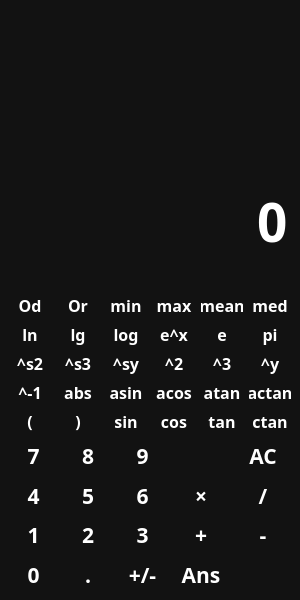
<?xml version="1.0" encoding="UTF-8"?>
<ui version="4.0">
 <class>MainWindow</class>
 <widget class="QMainWindow" name="MainWindow">
  <property name="geometry">
   <rect>
    <x>0</x>
    <y>0</y>
    <width>300</width>
    <height>600</height>
   </rect>
  </property>
  <property name="minimumSize">
   <size>
    <width>300</width>
    <height>600</height>
   </size>
  </property>
  <property name="cursor">
   <cursorShape>ArrowCursor</cursorShape>
  </property>
  <property name="windowTitle">
   <string>Engineering Calculator</string>
  </property>
  <property name="styleSheet">
   <string notr="true">QWidget {
	color: white;
	background-color: #121212;
	font-family: Zen Kaku Gothic New Light;
	font-size: 16pt;
	font-weight: 600;
}

QPushButton {
	background-color: transparent;
	border: none;
}

QPushButton:hover {
	background-color: #666;
}

QPushButton:pressed {
	background-color: #888;
}</string>
  </property>
  <widget class="QWidget" name="centralwidget">
   <layout class="QVBoxLayout" name="verticalLayout">
    <item>
     <widget class="QLabel" name="label_5">
      <property name="sizePolicy">
       <sizepolicy hsizetype="Preferred" vsizetype="Maximum">
        <horstretch>0</horstretch>
        <verstretch>0</verstretch>
       </sizepolicy>
      </property>
      <property name="styleSheet">
       <string notr="true">color: #888;</string>
      </property>
      <property name="text">
       <string/>
      </property>
      <property name="alignment">
       <set>Qt::AlignRight|Qt::AlignTrailing|Qt::AlignVCenter</set>
      </property>
     </widget>
    </item>
    <item>
     <widget class="QLabel" name="label_4">
      <property name="sizePolicy">
       <sizepolicy hsizetype="Preferred" vsizetype="Maximum">
        <horstretch>0</horstretch>
        <verstretch>0</verstretch>
       </sizepolicy>
      </property>
      <property name="styleSheet">
       <string notr="true">color: #888;</string>
      </property>
      <property name="text">
       <string/>
      </property>
      <property name="alignment">
       <set>Qt::AlignRight|Qt::AlignTrailing|Qt::AlignVCenter</set>
      </property>
     </widget>
    </item>
    <item>
     <widget class="QLabel" name="label_3">
      <property name="sizePolicy">
       <sizepolicy hsizetype="Preferred" vsizetype="Maximum">
        <horstretch>0</horstretch>
        <verstretch>0</verstretch>
       </sizepolicy>
      </property>
      <property name="styleSheet">
       <string notr="true">color: #888;</string>
      </property>
      <property name="text">
       <string/>
      </property>
      <property name="alignment">
       <set>Qt::AlignRight|Qt::AlignTrailing|Qt::AlignVCenter</set>
      </property>
     </widget>
    </item>
    <item>
     <widget class="QLabel" name="label_2">
      <property name="sizePolicy">
       <sizepolicy hsizetype="Preferred" vsizetype="Maximum">
        <horstretch>0</horstretch>
        <verstretch>0</verstretch>
       </sizepolicy>
      </property>
      <property name="styleSheet">
       <string notr="true">color: #888;</string>
      </property>
      <property name="text">
       <string/>
      </property>
      <property name="alignment">
       <set>Qt::AlignRight|Qt::AlignTrailing|Qt::AlignVCenter</set>
      </property>
     </widget>
    </item>
    <item>
     <widget class="QLabel" name="label_1">
      <property name="sizePolicy">
       <sizepolicy hsizetype="Preferred" vsizetype="Maximum">
        <horstretch>0</horstretch>
        <verstretch>0</verstretch>
       </sizepolicy>
      </property>
      <property name="styleSheet">
       <string notr="true">color: #888;</string>
      </property>
      <property name="text">
       <string/>
      </property>
      <property name="alignment">
       <set>Qt::AlignRight|Qt::AlignTrailing|Qt::AlignVCenter</set>
      </property>
     </widget>
    </item>
    <item>
     <widget class="QLineEdit" name="lineEdit">
      <property name="sizePolicy">
       <sizepolicy hsizetype="Expanding" vsizetype="Maximum">
        <horstretch>0</horstretch>
        <verstretch>0</verstretch>
       </sizepolicy>
      </property>
      <property name="styleSheet">
       <string notr="true">font-size: 40pt;
border: none;</string>
      </property>
      <property name="text">
       <string>0</string>
      </property>
      <property name="maxLength">
       <number>24</number>
      </property>
      <property name="alignment">
       <set>Qt::AlignRight|Qt::AlignTrailing|Qt::AlignVCenter</set>
      </property>
      <property name="readOnly">
       <bool>true</bool>
      </property>
     </widget>
    </item>
    <item>
     <layout class="QGridLayout" name="grid_options">
      <item row="1" column="1">
       <widget class="QPushButton" name="btn_circle_r">
        <property name="sizePolicy">
         <sizepolicy hsizetype="Minimum" vsizetype="Expanding">
          <horstretch>0</horstretch>
          <verstretch>0</verstretch>
         </sizepolicy>
        </property>
        <property name="cursor">
         <cursorShape>PointingHandCursor</cursorShape>
        </property>
        <property name="styleSheet">
         <string notr="true">font-size: 12pt;</string>
        </property>
        <property name="text">
         <string>Or</string>
        </property>
        <property name="iconSize">
         <size>
          <width>10</width>
          <height>10</height>
         </size>
        </property>
       </widget>
      </item>
      <item row="3" column="3">
       <widget class="QPushButton" name="btn_e2">
        <property name="sizePolicy">
         <sizepolicy hsizetype="Minimum" vsizetype="Expanding">
          <horstretch>0</horstretch>
          <verstretch>0</verstretch>
         </sizepolicy>
        </property>
        <property name="cursor">
         <cursorShape>PointingHandCursor</cursorShape>
        </property>
        <property name="styleSheet">
         <string notr="true">font-size: 12pt;</string>
        </property>
        <property name="text">
         <string>^2</string>
        </property>
        <property name="iconSize">
         <size>
          <width>10</width>
          <height>10</height>
         </size>
        </property>
       </widget>
      </item>
      <item row="3" column="1">
       <widget class="QPushButton" name="btn_es3">
        <property name="sizePolicy">
         <sizepolicy hsizetype="Minimum" vsizetype="Expanding">
          <horstretch>0</horstretch>
          <verstretch>0</verstretch>
         </sizepolicy>
        </property>
        <property name="cursor">
         <cursorShape>PointingHandCursor</cursorShape>
        </property>
        <property name="styleSheet">
         <string notr="true">font-size: 12pt;</string>
        </property>
        <property name="text">
         <string>^s3</string>
        </property>
        <property name="iconSize">
         <size>
          <width>10</width>
          <height>10</height>
         </size>
        </property>
       </widget>
      </item>
      <item row="2" column="0">
       <widget class="QPushButton" name="btn_ln">
        <property name="sizePolicy">
         <sizepolicy hsizetype="Minimum" vsizetype="Expanding">
          <horstretch>0</horstretch>
          <verstretch>0</verstretch>
         </sizepolicy>
        </property>
        <property name="cursor">
         <cursorShape>PointingHandCursor</cursorShape>
        </property>
        <property name="styleSheet">
         <string notr="true">font-size: 12pt;</string>
        </property>
        <property name="text">
         <string>ln</string>
        </property>
        <property name="iconSize">
         <size>
          <width>10</width>
          <height>10</height>
         </size>
        </property>
       </widget>
      </item>
      <item row="3" column="0">
       <widget class="QPushButton" name="btn_es2">
        <property name="sizePolicy">
         <sizepolicy hsizetype="Minimum" vsizetype="Expanding">
          <horstretch>0</horstretch>
          <verstretch>0</verstretch>
         </sizepolicy>
        </property>
        <property name="cursor">
         <cursorShape>PointingHandCursor</cursorShape>
        </property>
        <property name="styleSheet">
         <string notr="true">font-size: 12pt;</string>
        </property>
        <property name="text">
         <string>^s2</string>
        </property>
        <property name="iconSize">
         <size>
          <width>10</width>
          <height>10</height>
         </size>
        </property>
       </widget>
      </item>
      <item row="1" column="0">
       <widget class="QPushButton" name="btn_circle_d">
        <property name="sizePolicy">
         <sizepolicy hsizetype="Minimum" vsizetype="Expanding">
          <horstretch>0</horstretch>
          <verstretch>0</verstretch>
         </sizepolicy>
        </property>
        <property name="cursor">
         <cursorShape>PointingHandCursor</cursorShape>
        </property>
        <property name="styleSheet">
         <string notr="true">font-size: 12pt;</string>
        </property>
        <property name="text">
         <string>Od</string>
        </property>
        <property name="iconSize">
         <size>
          <width>10</width>
          <height>10</height>
         </size>
        </property>
       </widget>
      </item>
      <item row="1" column="4">
       <widget class="QPushButton" name="btn_mean">
        <property name="sizePolicy">
         <sizepolicy hsizetype="Minimum" vsizetype="Expanding">
          <horstretch>0</horstretch>
          <verstretch>0</verstretch>
         </sizepolicy>
        </property>
        <property name="cursor">
         <cursorShape>PointingHandCursor</cursorShape>
        </property>
        <property name="styleSheet">
         <string notr="true">font-size: 12pt;</string>
        </property>
        <property name="text">
         <string>mean</string>
        </property>
        <property name="iconSize">
         <size>
          <width>10</width>
          <height>10</height>
         </size>
        </property>
       </widget>
      </item>
      <item row="4" column="1">
       <widget class="QPushButton" name="btn_abs">
        <property name="sizePolicy">
         <sizepolicy hsizetype="Minimum" vsizetype="Expanding">
          <horstretch>0</horstretch>
          <verstretch>0</verstretch>
         </sizepolicy>
        </property>
        <property name="cursor">
         <cursorShape>PointingHandCursor</cursorShape>
        </property>
        <property name="styleSheet">
         <string notr="true">font-size: 12pt;</string>
        </property>
        <property name="text">
         <string>abs</string>
        </property>
        <property name="iconSize">
         <size>
          <width>10</width>
          <height>10</height>
         </size>
        </property>
       </widget>
      </item>
      <item row="1" column="5">
       <widget class="QPushButton" name="btn_median">
        <property name="sizePolicy">
         <sizepolicy hsizetype="Minimum" vsizetype="Expanding">
          <horstretch>0</horstretch>
          <verstretch>0</verstretch>
         </sizepolicy>
        </property>
        <property name="cursor">
         <cursorShape>PointingHandCursor</cursorShape>
        </property>
        <property name="styleSheet">
         <string notr="true">font-size: 12pt;</string>
        </property>
        <property name="text">
         <string>med</string>
        </property>
        <property name="iconSize">
         <size>
          <width>10</width>
          <height>10</height>
         </size>
        </property>
       </widget>
      </item>
      <item row="4" column="0">
       <widget class="QPushButton" name="btn_e1">
        <property name="sizePolicy">
         <sizepolicy hsizetype="Minimum" vsizetype="Expanding">
          <horstretch>0</horstretch>
          <verstretch>0</verstretch>
         </sizepolicy>
        </property>
        <property name="cursor">
         <cursorShape>PointingHandCursor</cursorShape>
        </property>
        <property name="styleSheet">
         <string notr="true">font-size: 12pt;</string>
        </property>
        <property name="text">
         <string>^-1</string>
        </property>
        <property name="iconSize">
         <size>
          <width>10</width>
          <height>10</height>
         </size>
        </property>
       </widget>
      </item>
      <item row="4" column="2">
       <widget class="QPushButton" name="btn_asin">
        <property name="sizePolicy">
         <sizepolicy hsizetype="Minimum" vsizetype="Expanding">
          <horstretch>0</horstretch>
          <verstretch>0</verstretch>
         </sizepolicy>
        </property>
        <property name="cursor">
         <cursorShape>PointingHandCursor</cursorShape>
        </property>
        <property name="styleSheet">
         <string notr="true">font-size: 12pt;</string>
        </property>
        <property name="text">
         <string>asin</string>
        </property>
        <property name="iconSize">
         <size>
          <width>10</width>
          <height>10</height>
         </size>
        </property>
       </widget>
      </item>
      <item row="4" column="4">
       <widget class="QPushButton" name="btn_atan">
        <property name="sizePolicy">
         <sizepolicy hsizetype="Minimum" vsizetype="Expanding">
          <horstretch>0</horstretch>
          <verstretch>0</verstretch>
         </sizepolicy>
        </property>
        <property name="cursor">
         <cursorShape>PointingHandCursor</cursorShape>
        </property>
        <property name="styleSheet">
         <string notr="true">font-size: 12pt;</string>
        </property>
        <property name="text">
         <string>atan</string>
        </property>
        <property name="iconSize">
         <size>
          <width>10</width>
          <height>10</height>
         </size>
        </property>
       </widget>
      </item>
      <item row="5" column="4">
       <widget class="QPushButton" name="btn_tan">
        <property name="sizePolicy">
         <sizepolicy hsizetype="Minimum" vsizetype="Expanding">
          <horstretch>0</horstretch>
          <verstretch>0</verstretch>
         </sizepolicy>
        </property>
        <property name="cursor">
         <cursorShape>PointingHandCursor</cursorShape>
        </property>
        <property name="styleSheet">
         <string notr="true">font-size: 12pt;</string>
        </property>
        <property name="text">
         <string>tan</string>
        </property>
        <property name="iconSize">
         <size>
          <width>10</width>
          <height>10</height>
         </size>
        </property>
       </widget>
      </item>
      <item row="4" column="3">
       <widget class="QPushButton" name="btn_acos">
        <property name="sizePolicy">
         <sizepolicy hsizetype="Minimum" vsizetype="Expanding">
          <horstretch>0</horstretch>
          <verstretch>0</verstretch>
         </sizepolicy>
        </property>
        <property name="cursor">
         <cursorShape>PointingHandCursor</cursorShape>
        </property>
        <property name="styleSheet">
         <string notr="true">font-size: 12pt;</string>
        </property>
        <property name="text">
         <string>acos</string>
        </property>
        <property name="iconSize">
         <size>
          <width>10</width>
          <height>10</height>
         </size>
        </property>
       </widget>
      </item>
      <item row="5" column="1">
       <widget class="QPushButton" name="btn_bracket_close">
        <property name="sizePolicy">
         <sizepolicy hsizetype="Minimum" vsizetype="Expanding">
          <horstretch>0</horstretch>
          <verstretch>0</verstretch>
         </sizepolicy>
        </property>
        <property name="cursor">
         <cursorShape>PointingHandCursor</cursorShape>
        </property>
        <property name="styleSheet">
         <string notr="true">font-size: 12pt;</string>
        </property>
        <property name="text">
         <string>)</string>
        </property>
        <property name="iconSize">
         <size>
          <width>10</width>
          <height>10</height>
         </size>
        </property>
        <property name="shortcut">
         <string>)</string>
        </property>
       </widget>
      </item>
      <item row="2" column="2">
       <widget class="QPushButton" name="btn_log">
        <property name="sizePolicy">
         <sizepolicy hsizetype="Minimum" vsizetype="Expanding">
          <horstretch>0</horstretch>
          <verstretch>0</verstretch>
         </sizepolicy>
        </property>
        <property name="cursor">
         <cursorShape>PointingHandCursor</cursorShape>
        </property>
        <property name="styleSheet">
         <string notr="true">font-size: 12pt;</string>
        </property>
        <property name="text">
         <string>log</string>
        </property>
        <property name="iconSize">
         <size>
          <width>10</width>
          <height>10</height>
         </size>
        </property>
       </widget>
      </item>
      <item row="1" column="2">
       <widget class="QPushButton" name="btn_min">
        <property name="sizePolicy">
         <sizepolicy hsizetype="Minimum" vsizetype="Expanding">
          <horstretch>0</horstretch>
          <verstretch>0</verstretch>
         </sizepolicy>
        </property>
        <property name="cursor">
         <cursorShape>PointingHandCursor</cursorShape>
        </property>
        <property name="styleSheet">
         <string notr="true">font-size: 12pt;</string>
        </property>
        <property name="text">
         <string>min</string>
        </property>
        <property name="iconSize">
         <size>
          <width>10</width>
          <height>10</height>
         </size>
        </property>
       </widget>
      </item>
      <item row="3" column="2">
       <widget class="QPushButton" name="btn_esy">
        <property name="sizePolicy">
         <sizepolicy hsizetype="Minimum" vsizetype="Expanding">
          <horstretch>0</horstretch>
          <verstretch>0</verstretch>
         </sizepolicy>
        </property>
        <property name="cursor">
         <cursorShape>PointingHandCursor</cursorShape>
        </property>
        <property name="styleSheet">
         <string notr="true">font-size: 12pt;</string>
        </property>
        <property name="text">
         <string>^sy</string>
        </property>
        <property name="iconSize">
         <size>
          <width>10</width>
          <height>10</height>
         </size>
        </property>
       </widget>
      </item>
      <item row="2" column="5">
       <widget class="QPushButton" name="btn_pi">
        <property name="sizePolicy">
         <sizepolicy hsizetype="Minimum" vsizetype="Expanding">
          <horstretch>0</horstretch>
          <verstretch>0</verstretch>
         </sizepolicy>
        </property>
        <property name="cursor">
         <cursorShape>PointingHandCursor</cursorShape>
        </property>
        <property name="styleSheet">
         <string notr="true">font-size: 12pt;</string>
        </property>
        <property name="text">
         <string>pi</string>
        </property>
        <property name="iconSize">
         <size>
          <width>10</width>
          <height>10</height>
         </size>
        </property>
       </widget>
      </item>
      <item row="2" column="1">
       <widget class="QPushButton" name="btn_lg">
        <property name="sizePolicy">
         <sizepolicy hsizetype="Minimum" vsizetype="Expanding">
          <horstretch>0</horstretch>
          <verstretch>0</verstretch>
         </sizepolicy>
        </property>
        <property name="cursor">
         <cursorShape>PointingHandCursor</cursorShape>
        </property>
        <property name="styleSheet">
         <string notr="true">font-size: 12pt;</string>
        </property>
        <property name="text">
         <string>lg</string>
        </property>
        <property name="iconSize">
         <size>
          <width>10</width>
          <height>10</height>
         </size>
        </property>
       </widget>
      </item>
      <item row="1" column="3">
       <widget class="QPushButton" name="btn_max">
        <property name="sizePolicy">
         <sizepolicy hsizetype="Minimum" vsizetype="Expanding">
          <horstretch>0</horstretch>
          <verstretch>0</verstretch>
         </sizepolicy>
        </property>
        <property name="cursor">
         <cursorShape>PointingHandCursor</cursorShape>
        </property>
        <property name="styleSheet">
         <string notr="true">font-size: 12pt;</string>
        </property>
        <property name="text">
         <string>max</string>
        </property>
        <property name="iconSize">
         <size>
          <width>10</width>
          <height>10</height>
         </size>
        </property>
       </widget>
      </item>
      <item row="5" column="3">
       <widget class="QPushButton" name="btn_cos">
        <property name="sizePolicy">
         <sizepolicy hsizetype="Minimum" vsizetype="Expanding">
          <horstretch>0</horstretch>
          <verstretch>0</verstretch>
         </sizepolicy>
        </property>
        <property name="cursor">
         <cursorShape>PointingHandCursor</cursorShape>
        </property>
        <property name="styleSheet">
         <string notr="true">font-size: 12pt;</string>
        </property>
        <property name="text">
         <string>cos</string>
        </property>
        <property name="iconSize">
         <size>
          <width>10</width>
          <height>10</height>
         </size>
        </property>
       </widget>
      </item>
      <item row="4" column="5">
       <widget class="QPushButton" name="btn_actan">
        <property name="sizePolicy">
         <sizepolicy hsizetype="Minimum" vsizetype="Expanding">
          <horstretch>0</horstretch>
          <verstretch>0</verstretch>
         </sizepolicy>
        </property>
        <property name="cursor">
         <cursorShape>PointingHandCursor</cursorShape>
        </property>
        <property name="styleSheet">
         <string notr="true">font-size: 12pt;</string>
        </property>
        <property name="text">
         <string>actan</string>
        </property>
        <property name="iconSize">
         <size>
          <width>10</width>
          <height>10</height>
         </size>
        </property>
       </widget>
      </item>
      <item row="2" column="3">
       <widget class="QPushButton" name="btn_exp_x">
        <property name="sizePolicy">
         <sizepolicy hsizetype="Minimum" vsizetype="Expanding">
          <horstretch>0</horstretch>
          <verstretch>0</verstretch>
         </sizepolicy>
        </property>
        <property name="cursor">
         <cursorShape>PointingHandCursor</cursorShape>
        </property>
        <property name="styleSheet">
         <string notr="true">font-size: 12pt;</string>
        </property>
        <property name="text">
         <string>e^x</string>
        </property>
        <property name="iconSize">
         <size>
          <width>10</width>
          <height>10</height>
         </size>
        </property>
       </widget>
      </item>
      <item row="3" column="4">
       <widget class="QPushButton" name="btn_e3">
        <property name="sizePolicy">
         <sizepolicy hsizetype="Minimum" vsizetype="Expanding">
          <horstretch>0</horstretch>
          <verstretch>0</verstretch>
         </sizepolicy>
        </property>
        <property name="cursor">
         <cursorShape>PointingHandCursor</cursorShape>
        </property>
        <property name="styleSheet">
         <string notr="true">font-size: 12pt;</string>
        </property>
        <property name="text">
         <string>^3</string>
        </property>
        <property name="iconSize">
         <size>
          <width>10</width>
          <height>10</height>
         </size>
        </property>
       </widget>
      </item>
      <item row="5" column="5">
       <widget class="QPushButton" name="btn_ctan">
        <property name="sizePolicy">
         <sizepolicy hsizetype="Minimum" vsizetype="Expanding">
          <horstretch>0</horstretch>
          <verstretch>0</verstretch>
         </sizepolicy>
        </property>
        <property name="cursor">
         <cursorShape>PointingHandCursor</cursorShape>
        </property>
        <property name="styleSheet">
         <string notr="true">font-size: 12pt;</string>
        </property>
        <property name="text">
         <string>ctan</string>
        </property>
        <property name="iconSize">
         <size>
          <width>10</width>
          <height>10</height>
         </size>
        </property>
       </widget>
      </item>
      <item row="5" column="2">
       <widget class="QPushButton" name="btn_sin">
        <property name="sizePolicy">
         <sizepolicy hsizetype="Minimum" vsizetype="Expanding">
          <horstretch>0</horstretch>
          <verstretch>0</verstretch>
         </sizepolicy>
        </property>
        <property name="cursor">
         <cursorShape>PointingHandCursor</cursorShape>
        </property>
        <property name="styleSheet">
         <string notr="true">font-size: 12pt;</string>
        </property>
        <property name="text">
         <string>sin</string>
        </property>
        <property name="iconSize">
         <size>
          <width>10</width>
          <height>10</height>
         </size>
        </property>
       </widget>
      </item>
      <item row="5" column="0">
       <widget class="QPushButton" name="btn_bracket_open">
        <property name="sizePolicy">
         <sizepolicy hsizetype="Minimum" vsizetype="Expanding">
          <horstretch>0</horstretch>
          <verstretch>0</verstretch>
         </sizepolicy>
        </property>
        <property name="cursor">
         <cursorShape>PointingHandCursor</cursorShape>
        </property>
        <property name="styleSheet">
         <string notr="true">font-size: 12pt;</string>
        </property>
        <property name="text">
         <string>(</string>
        </property>
        <property name="iconSize">
         <size>
          <width>10</width>
          <height>10</height>
         </size>
        </property>
        <property name="shortcut">
         <string>(</string>
        </property>
       </widget>
      </item>
      <item row="3" column="5">
       <widget class="QPushButton" name="btn_ey">
        <property name="sizePolicy">
         <sizepolicy hsizetype="Minimum" vsizetype="Expanding">
          <horstretch>0</horstretch>
          <verstretch>0</verstretch>
         </sizepolicy>
        </property>
        <property name="cursor">
         <cursorShape>PointingHandCursor</cursorShape>
        </property>
        <property name="styleSheet">
         <string notr="true">font-size: 12pt;</string>
        </property>
        <property name="text">
         <string>^y</string>
        </property>
        <property name="iconSize">
         <size>
          <width>10</width>
          <height>10</height>
         </size>
        </property>
       </widget>
      </item>
      <item row="2" column="4">
       <widget class="QPushButton" name="btn_exp">
        <property name="sizePolicy">
         <sizepolicy hsizetype="Minimum" vsizetype="Expanding">
          <horstretch>0</horstretch>
          <verstretch>0</verstretch>
         </sizepolicy>
        </property>
        <property name="cursor">
         <cursorShape>PointingHandCursor</cursorShape>
        </property>
        <property name="styleSheet">
         <string notr="true">font-size: 12pt;</string>
        </property>
        <property name="text">
         <string>e</string>
        </property>
        <property name="iconSize">
         <size>
          <width>10</width>
          <height>10</height>
         </size>
        </property>
       </widget>
      </item>
      <item row="0" column="0">
       <widget class="QPushButton" name="btn_loc_1">
        <property name="sizePolicy">
         <sizepolicy hsizetype="Minimum" vsizetype="Expanding">
          <horstretch>0</horstretch>
          <verstretch>0</verstretch>
         </sizepolicy>
        </property>
        <property name="styleSheet">
         <string notr="true">font-size: 12pt;</string>
        </property>
        <property name="text">
         <string/>
        </property>
       </widget>
      </item>
      <item row="0" column="1">
       <widget class="QPushButton" name="btn_loc_2">
        <property name="sizePolicy">
         <sizepolicy hsizetype="Minimum" vsizetype="Expanding">
          <horstretch>0</horstretch>
          <verstretch>0</verstretch>
         </sizepolicy>
        </property>
        <property name="styleSheet">
         <string notr="true">font-size: 12pt;</string>
        </property>
        <property name="text">
         <string/>
        </property>
       </widget>
      </item>
      <item row="0" column="2">
       <widget class="QPushButton" name="btn_loc_3">
        <property name="sizePolicy">
         <sizepolicy hsizetype="Minimum" vsizetype="Expanding">
          <horstretch>0</horstretch>
          <verstretch>0</verstretch>
         </sizepolicy>
        </property>
        <property name="styleSheet">
         <string notr="true">font-size: 12pt;</string>
        </property>
        <property name="text">
         <string/>
        </property>
       </widget>
      </item>
      <item row="0" column="3">
       <widget class="QPushButton" name="btn_loc_4">
        <property name="sizePolicy">
         <sizepolicy hsizetype="Minimum" vsizetype="Expanding">
          <horstretch>0</horstretch>
          <verstretch>0</verstretch>
         </sizepolicy>
        </property>
        <property name="styleSheet">
         <string notr="true">font-size: 12pt;</string>
        </property>
        <property name="text">
         <string/>
        </property>
       </widget>
      </item>
      <item row="0" column="4">
       <widget class="QPushButton" name="btn_loc_5">
        <property name="sizePolicy">
         <sizepolicy hsizetype="Minimum" vsizetype="Expanding">
          <horstretch>0</horstretch>
          <verstretch>0</verstretch>
         </sizepolicy>
        </property>
        <property name="styleSheet">
         <string notr="true">font-size: 12pt;</string>
        </property>
        <property name="text">
         <string/>
        </property>
       </widget>
      </item>
      <item row="0" column="5">
       <widget class="QPushButton" name="btn_loc_6">
        <property name="sizePolicy">
         <sizepolicy hsizetype="Minimum" vsizetype="Expanding">
          <horstretch>0</horstretch>
          <verstretch>0</verstretch>
         </sizepolicy>
        </property>
        <property name="styleSheet">
         <string notr="true">font-size: 12pt;</string>
        </property>
        <property name="text">
         <string/>
        </property>
       </widget>
      </item>
     </layout>
    </item>
    <item>
     <layout class="QGridLayout" name="grid_main">
      <item row="1" column="3">
       <widget class="QPushButton" name="btn_mul">
        <property name="sizePolicy">
         <sizepolicy hsizetype="Minimum" vsizetype="Expanding">
          <horstretch>0</horstretch>
          <verstretch>0</verstretch>
         </sizepolicy>
        </property>
        <property name="cursor">
         <cursorShape>PointingHandCursor</cursorShape>
        </property>
        <property name="text">
         <string>×</string>
        </property>
        <property name="shortcut">
         <string>*</string>
        </property>
       </widget>
      </item>
      <item row="0" column="3">
       <widget class="QPushButton" name="btn_backspace">
        <property name="sizePolicy">
         <sizepolicy hsizetype="Minimum" vsizetype="Expanding">
          <horstretch>0</horstretch>
          <verstretch>0</verstretch>
         </sizepolicy>
        </property>
        <property name="cursor">
         <cursorShape>PointingHandCursor</cursorShape>
        </property>
        <property name="text">
         <string/>
        </property>
        <property name="icon">
         <iconset resource="files.qrc">
          <normaloff>:/icons/files/sharp_backspace_white_36dp.png</normaloff>:/icons/files/sharp_backspace_white_36dp.png</iconset>
        </property>
        <property name="iconSize">
         <size>
          <width>24</width>
          <height>24</height>
         </size>
        </property>
        <property name="shortcut">
         <string>Backspace</string>
        </property>
       </widget>
      </item>
      <item row="2" column="1">
       <widget class="QPushButton" name="btn_2">
        <property name="sizePolicy">
         <sizepolicy hsizetype="Minimum" vsizetype="Expanding">
          <horstretch>0</horstretch>
          <verstretch>0</verstretch>
         </sizepolicy>
        </property>
        <property name="cursor">
         <cursorShape>PointingHandCursor</cursorShape>
        </property>
        <property name="text">
         <string>2</string>
        </property>
        <property name="shortcut">
         <string>2</string>
        </property>
       </widget>
      </item>
      <item row="3" column="0">
       <widget class="QPushButton" name="btn_0">
        <property name="sizePolicy">
         <sizepolicy hsizetype="Minimum" vsizetype="Expanding">
          <horstretch>0</horstretch>
          <verstretch>0</verstretch>
         </sizepolicy>
        </property>
        <property name="cursor">
         <cursorShape>PointingHandCursor</cursorShape>
        </property>
        <property name="text">
         <string>0</string>
        </property>
        <property name="shortcut">
         <string>0</string>
        </property>
       </widget>
      </item>
      <item row="2" column="0">
       <widget class="QPushButton" name="btn_1">
        <property name="sizePolicy">
         <sizepolicy hsizetype="Minimum" vsizetype="Expanding">
          <horstretch>0</horstretch>
          <verstretch>0</verstretch>
         </sizepolicy>
        </property>
        <property name="cursor">
         <cursorShape>PointingHandCursor</cursorShape>
        </property>
        <property name="text">
         <string>1</string>
        </property>
        <property name="shortcut">
         <string>1</string>
        </property>
       </widget>
      </item>
      <item row="2" column="4">
       <widget class="QPushButton" name="btn_sub">
        <property name="sizePolicy">
         <sizepolicy hsizetype="Minimum" vsizetype="Expanding">
          <horstretch>0</horstretch>
          <verstretch>0</verstretch>
         </sizepolicy>
        </property>
        <property name="cursor">
         <cursorShape>PointingHandCursor</cursorShape>
        </property>
        <property name="text">
         <string>-</string>
        </property>
        <property name="shortcut">
         <string>-</string>
        </property>
       </widget>
      </item>
      <item row="1" column="1">
       <widget class="QPushButton" name="btn_5">
        <property name="sizePolicy">
         <sizepolicy hsizetype="Minimum" vsizetype="Expanding">
          <horstretch>0</horstretch>
          <verstretch>0</verstretch>
         </sizepolicy>
        </property>
        <property name="cursor">
         <cursorShape>PointingHandCursor</cursorShape>
        </property>
        <property name="text">
         <string>5</string>
        </property>
        <property name="shortcut">
         <string>5</string>
        </property>
       </widget>
      </item>
      <item row="3" column="1">
       <widget class="QPushButton" name="btn_dot">
        <property name="sizePolicy">
         <sizepolicy hsizetype="Minimum" vsizetype="Expanding">
          <horstretch>0</horstretch>
          <verstretch>0</verstretch>
         </sizepolicy>
        </property>
        <property name="cursor">
         <cursorShape>PointingHandCursor</cursorShape>
        </property>
        <property name="text">
         <string>.</string>
        </property>
        <property name="shortcut">
         <string>.</string>
        </property>
       </widget>
      </item>
      <item row="0" column="0">
       <widget class="QPushButton" name="btn_7">
        <property name="sizePolicy">
         <sizepolicy hsizetype="Minimum" vsizetype="Expanding">
          <horstretch>0</horstretch>
          <verstretch>0</verstretch>
         </sizepolicy>
        </property>
        <property name="cursor">
         <cursorShape>PointingHandCursor</cursorShape>
        </property>
        <property name="text">
         <string>7</string>
        </property>
        <property name="shortcut">
         <string>7</string>
        </property>
       </widget>
      </item>
      <item row="1" column="2">
       <widget class="QPushButton" name="btn_6">
        <property name="sizePolicy">
         <sizepolicy hsizetype="Minimum" vsizetype="Expanding">
          <horstretch>0</horstretch>
          <verstretch>0</verstretch>
         </sizepolicy>
        </property>
        <property name="cursor">
         <cursorShape>PointingHandCursor</cursorShape>
        </property>
        <property name="styleSheet">
         <string notr="true"/>
        </property>
        <property name="text">
         <string>6</string>
        </property>
        <property name="shortcut">
         <string>6</string>
        </property>
       </widget>
      </item>
      <item row="1" column="4">
       <widget class="QPushButton" name="btn_div">
        <property name="sizePolicy">
         <sizepolicy hsizetype="Minimum" vsizetype="Expanding">
          <horstretch>0</horstretch>
          <verstretch>0</verstretch>
         </sizepolicy>
        </property>
        <property name="cursor">
         <cursorShape>PointingHandCursor</cursorShape>
        </property>
        <property name="text">
         <string>/</string>
        </property>
        <property name="iconSize">
         <size>
          <width>24</width>
          <height>24</height>
         </size>
        </property>
        <property name="shortcut">
         <string>/</string>
        </property>
       </widget>
      </item>
      <item row="0" column="4">
       <widget class="QPushButton" name="btn_C">
        <property name="sizePolicy">
         <sizepolicy hsizetype="Minimum" vsizetype="Expanding">
          <horstretch>0</horstretch>
          <verstretch>0</verstretch>
         </sizepolicy>
        </property>
        <property name="cursor">
         <cursorShape>PointingHandCursor</cursorShape>
        </property>
        <property name="text">
         <string>AC</string>
        </property>
        <property name="shortcut">
         <string>Del</string>
        </property>
       </widget>
      </item>
      <item row="2" column="3">
       <widget class="QPushButton" name="btn_add">
        <property name="sizePolicy">
         <sizepolicy hsizetype="Minimum" vsizetype="Expanding">
          <horstretch>0</horstretch>
          <verstretch>0</verstretch>
         </sizepolicy>
        </property>
        <property name="cursor">
         <cursorShape>PointingHandCursor</cursorShape>
        </property>
        <property name="text">
         <string>+</string>
        </property>
        <property name="shortcut">
         <string>+</string>
        </property>
       </widget>
      </item>
      <item row="2" column="2">
       <widget class="QPushButton" name="btn_3">
        <property name="sizePolicy">
         <sizepolicy hsizetype="Minimum" vsizetype="Expanding">
          <horstretch>0</horstretch>
          <verstretch>0</verstretch>
         </sizepolicy>
        </property>
        <property name="cursor">
         <cursorShape>PointingHandCursor</cursorShape>
        </property>
        <property name="text">
         <string>3</string>
        </property>
        <property name="shortcut">
         <string>3</string>
        </property>
       </widget>
      </item>
      <item row="3" column="3">
       <widget class="QPushButton" name="btn_answer">
        <property name="sizePolicy">
         <sizepolicy hsizetype="Minimum" vsizetype="Expanding">
          <horstretch>0</horstretch>
          <verstretch>0</verstretch>
         </sizepolicy>
        </property>
        <property name="text">
         <string>Ans</string>
        </property>
       </widget>
      </item>
      <item row="3" column="2">
       <widget class="QPushButton" name="btn_neg">
        <property name="sizePolicy">
         <sizepolicy hsizetype="Minimum" vsizetype="Expanding">
          <horstretch>0</horstretch>
          <verstretch>0</verstretch>
         </sizepolicy>
        </property>
        <property name="cursor">
         <cursorShape>PointingHandCursor</cursorShape>
        </property>
        <property name="text">
         <string>+/-</string>
        </property>
       </widget>
      </item>
      <item row="3" column="4">
       <widget class="QPushButton" name="btn_calc">
        <property name="sizePolicy">
         <sizepolicy hsizetype="Minimum" vsizetype="Expanding">
          <horstretch>0</horstretch>
          <verstretch>0</verstretch>
         </sizepolicy>
        </property>
        <property name="cursor">
         <cursorShape>PointingHandCursor</cursorShape>
        </property>
        <property name="text">
         <string/>
        </property>
        <property name="icon">
         <iconset resource="files.qrc">
          <normaloff>:/icons/files/sharp_calculate_white_36dp.png</normaloff>:/icons/files/sharp_calculate_white_36dp.png</iconset>
        </property>
        <property name="iconSize">
         <size>
          <width>30</width>
          <height>30</height>
         </size>
        </property>
        <property name="shortcut">
         <string>Enter</string>
        </property>
       </widget>
      </item>
      <item row="1" column="0">
       <widget class="QPushButton" name="btn_4">
        <property name="sizePolicy">
         <sizepolicy hsizetype="Minimum" vsizetype="Expanding">
          <horstretch>0</horstretch>
          <verstretch>0</verstretch>
         </sizepolicy>
        </property>
        <property name="cursor">
         <cursorShape>PointingHandCursor</cursorShape>
        </property>
        <property name="text">
         <string>4</string>
        </property>
        <property name="shortcut">
         <string>4</string>
        </property>
       </widget>
      </item>
      <item row="0" column="2">
       <widget class="QPushButton" name="btn_9">
        <property name="sizePolicy">
         <sizepolicy hsizetype="Minimum" vsizetype="Expanding">
          <horstretch>0</horstretch>
          <verstretch>0</verstretch>
         </sizepolicy>
        </property>
        <property name="cursor">
         <cursorShape>PointingHandCursor</cursorShape>
        </property>
        <property name="text">
         <string>9</string>
        </property>
        <property name="shortcut">
         <string>9</string>
        </property>
       </widget>
      </item>
      <item row="0" column="1">
       <widget class="QPushButton" name="btn_8">
        <property name="sizePolicy">
         <sizepolicy hsizetype="Minimum" vsizetype="Expanding">
          <horstretch>0</horstretch>
          <verstretch>0</verstretch>
         </sizepolicy>
        </property>
        <property name="cursor">
         <cursorShape>PointingHandCursor</cursorShape>
        </property>
        <property name="text">
         <string>8</string>
        </property>
        <property name="shortcut">
         <string>8</string>
        </property>
       </widget>
      </item>
     </layout>
    </item>
   </layout>
  </widget>
 </widget>
 <resources>
  <include location="files.qrc"/>
 </resources>
 <connections/>
</ui>
